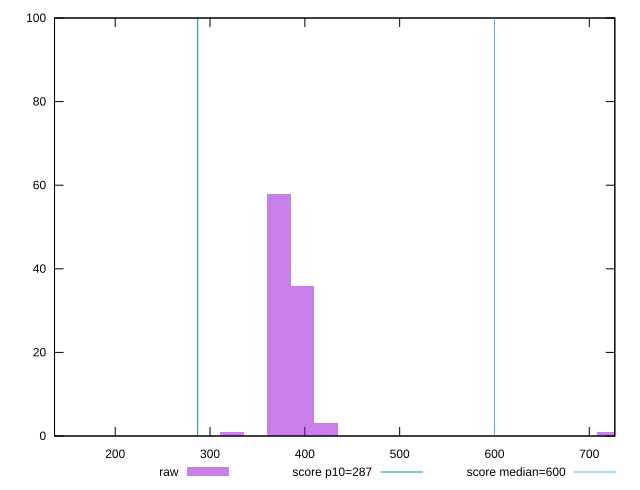

gnuplot code for this plot:
reset

$raw <<EOF
720.4245512729974 1
372.6333885894814 58
397.47561449544685 36
422.3178404014123 3
124.21112952982713 1
322.94893677755056 1
EOF

set key outside below
set boxwidth 24.842225905965428
set xrange [136:726.9214999999999]
set yrange [0:100]
set trange [0:100]
set style fill transparent solid 0.5 noborder

set parametric
set terminal svg size 640, 490 enhanced background rgb 'white'
set output "reports/report_00030_2021-02-24T20-42-31.540Z/total-blocking-time/samples/astro/raw/histogram.svg"

plot $raw title "raw" with boxes, \
     287,t title "score p10=287", \
     600,t title "score median=600"

reset
